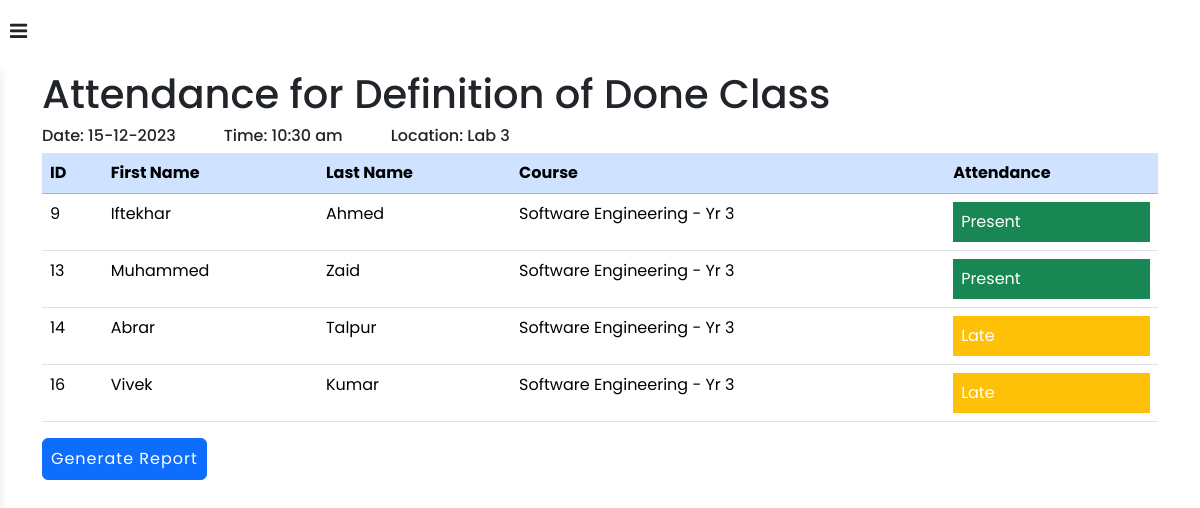
The app's page /pages/admin_view_attendance.php?class_id=21 with its own data.
### tables this page shows
CREATE TABLE `class` (
  `class_id` int(11) NOT NULL,
  `class_name` varchar(50) NOT NULL,
  `class_date` date NOT NULL,
  `class_time` time NOT NULL,
  `class_location` varchar(50) NOT NULL,
  `class_module_id` int(11) NOT NULL
);

CREATE TABLE `attendance` (
  `attendance_id` int(11) NOT NULL,
  `attendance_student_id` int(11) NOT NULL,
  `attendance_class_id` int(11) NOT NULL,
  `attendance_status` char(1) NOT NULL
);

CREATE TABLE `user` (
  `user_id` int(11) NOT NULL,
  `user_fname` varchar(50) NOT NULL,
  `user_lname` varchar(50) NOT NULL,
  `user_email` varchar(50) NOT NULL,
  `user_password` varchar(50) NOT NULL,
  `user_role_id` int(11) NOT NULL,
  `user_course_id` int(11) DEFAULT NULL
);

CREATE TABLE `course` (
  `course_id` int(10) NOT NULL,
  `course_name` varchar(50) NOT NULL,
  `course_manager_id` int(10) NOT NULL
);

### pages/admin_view_attendance.php (the view, shortened to what this page needs)
<!DOCTYPE html>
<html lang="en">
<head>
    <link href="https://cdn.jsdelivr.net/npm/bootstrap@5.3.2/dist/css/bootstrap.min.css" rel="stylesheet">
    <?php
    if (isset($_GET["class_id"])) {
        require_once('..\inc\head.php');
        $class_id = $_GET["class_id"] ?>
</head>
<body>
    <?php require_once('..\inc\nav.php'); ?>
    <?php require_once('../inc/new_sidebar_admin.php');
    ?>
    <section class="container">
        <?php
        $class_query = "SELECT * FROM
            class
            JOIN module
            where class_id=$class_id
            and class.class_module_id=module.module_id";
        $get_class_query = mysqli_query($conn, $class_query);
        if ($get_class_query) {
            $class_result = mysqli_fetch_all($get_class_query);
            foreach ($class_result as $class) { ?>
                <h1>Attendance for <?php echo $class[1] ?> Class</h1>
                <div class="d-flex gap-5">
                    <h6>Date: <?php echo date('d-m-Y', strtotime($class[2])) ?></h6>
                    <h6>Time: <?php echo date('h:i a', strtotime($class[3])) ?></h6>
                    <h6>Location: <?php echo $class[4] ?></h6>
                </div>
        <?php
            }
        }
        ?>
        <table class="table">
            <thead>
                <tr class="table-primary">
                    <th scope="col">
                        ID
                    </th>
                    <th scope="col">
                        First Name
                    </th>
                    <th scope="col">
                        Last Name
                    </th>
                    <th scope="col">
                        Course
                    </th>
                    <th scope="col">
                        Attendance
                    </th>
                </tr>
            </thead>
            <tbody>
                <?php
                $get_attendance_query = "SELECT
                 user_id,user_fname,user_lname,course_name,attendance_status,attendance_class_id FROM
                 `attendance`
                 JOIN
                 user,course
                 WHERE
                 attendance.attendance_student_id=user.user_id
                 and user.user_course_id=course.course_id
                 and attendance.attendance_class_id=$class_id;
                ";
                if ($result = mysqli_query($conn, $get_attendance_query)) {
                    $attendance_rows = mysqli_fetch_all($result);
                    foreach ($attendance_rows as $attendance) { ?>
                        <tr>
                            <td>
                                <?php echo $attendance[0]; ?>
                            </td>
                            <td>
                                <?php echo $attendance[1]; ?>
                            </td>
                            <td>
                                <?php echo $attendance[2]; ?>
                            </td>
                            <td>
                                <?php echo $attendance[3]; ?>
                            </td>
                            <td>
                                <?php
                                $attendance_status = "";
                                $attendance_class = "";
                                switch ($attendance[4]) {
                                    case 'P':
                                        $attendance_status = "Present";
                                        $attendance_class = "w-100 p-2 block text-white bg-success";
                                        break;
                                    case 'L':
                                        $attendance_status = "Late";
                                        $attendance_class = "w-100 p-2 block text-white bg-warning";
                                        break;
                                }; ?>
                                <div class="<?php echo $attendance_class ?>"><?php echo $attendance_status ?></div>
                            </td>
                        </tr>
                <?php  }
                } ?>
            </tbody>
        </table>
        <a class="btn btn-primary rounded p-2" href="../functions/generate_class_report.php?class_id=<?php echo $class_id ?>">Generate Report</a>
    </section>
<?php
    } else {
        header("Location:admin_dashboard.php");
    } ?>
</body>
</html>

### inc/head.php (style rules this page uses)
* { margin: 0; padding: 0; box-sizing: border-box; font-family: "Poppins", sans-serif; }

### pages/admin_view_attendance.php (style rules this page uses)
* { margin: 0; padding: 0; box-sizing: border-box; font-family: "Poppins", sans-serif; }
.container { margin: 70px; padding-left: 25%; }

### inc/nav.php (style rules this page uses)
.btn-primary { padding: 8px 20px 8px 20px; letter-spacing: 1px; }

### inc/new_sidebar_admin.php (style rules this page uses)
body { padding: 0px; margin: 0px; }

### records on screen
class: class_name "Definition of Done", class_date "15-12-2023", class_time "10:30 am", class_location "Lab 3"
attendance: attendance_student.user_id "9", attendance_student.user_fname "Iftekhar", attendance_student.user_lname "Ahmed", course.course_name "Software Engineering - Yr 3", attendance_status "Present"
attendance: attendance_student.user_id "13", attendance_student.user_fname "Muhammed", attendance_student.user_lname "Zaid", course.course_name "Software Engineering - Yr 3", attendance_status "Present"
attendance: attendance_student.user_id "14", attendance_student.user_fname "Abrar", attendance_student.user_lname "Talpur", course.course_name "Software Engineering - Yr 3", attendance_status "Late"
attendance: attendance_student.user_id "16", attendance_student.user_fname "Vivek", attendance_student.user_lname "Kumar", course.course_name "Software Engineering - Yr 3", attendance_status "Late"
